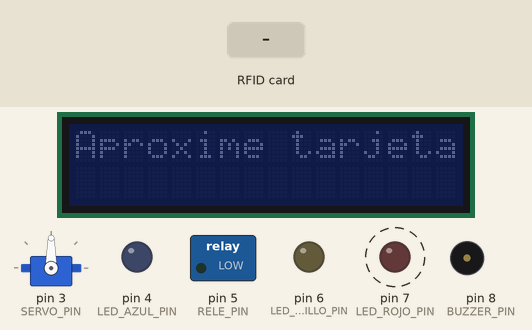
Recording of a program running on a simulated Arduino Uno, built with avr-gcc and run on an emulated ATmega328P. On the bench: servo, 16×2 character LCD, switched loads named in the program (green lamp = pin HIGH), output pins drawn as LEDs (lit = HIGH), buzzer (waves = sounding). Dashed ring = blinking. The inputs (shaded band) are chosen by the test bench. Random numbers use the default seed unless the program sets one; pins used as bus, display or sensor lines are not drawn; what the program prints to the serial monitor is not drawn.

Above: at 2.2 s.
2.4 s: RFID card AB 31 A6 1B held to the reader
At 3.4 s:
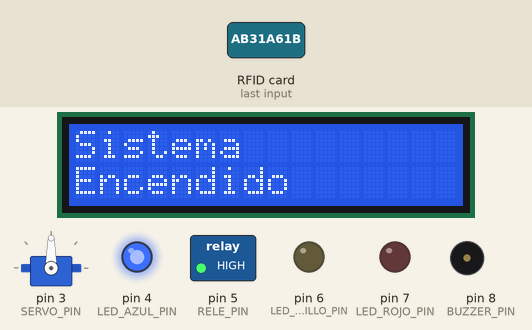
5.4 s: RFID card 5E 7A 19 C4 held to the reader
At 6.5 s:
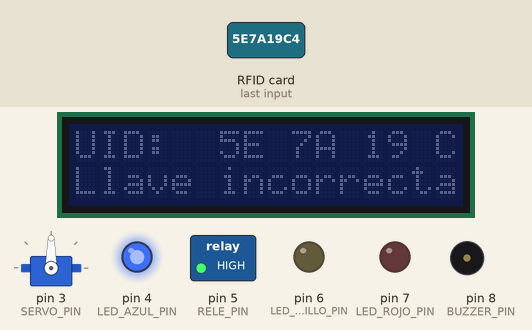
7.6 s: RFID card AB 31 A6 1B held to the reader
At 9.5 s:
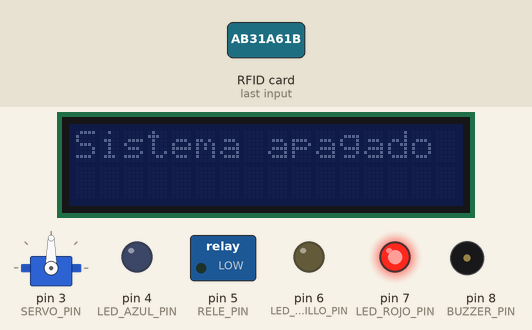
10.6 s: RFID card 5E 7A 19 C4 held to the reader
At 11.9 s:
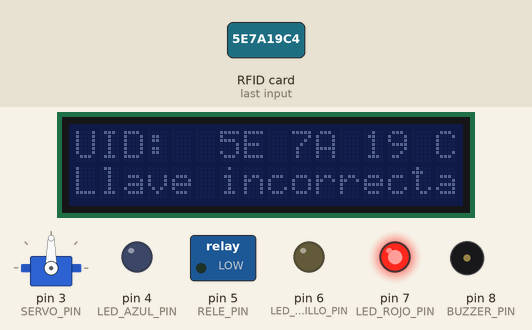
Timing chart, 0 to 14.6 s (numbered marks = the images above; inputs shaded):
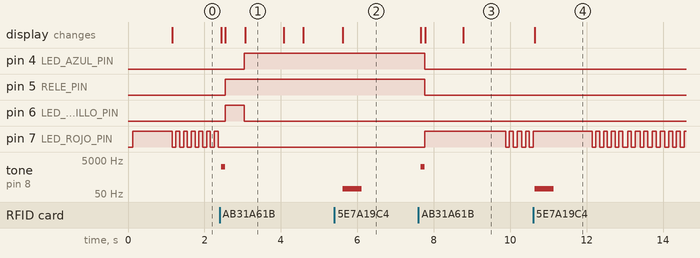

The program:

main.cpp
```cpp
#include <SPI.h>
#include <MFRC522.h>
#include <Wire.h>
#include <LCD.h>
#include <LiquidCrystal_I2C.h>
#include <Servo.h>

#define SS_PIN 10
#define RST_PIN 9
#define BUZZER_PIN 8
#define LED_ROJO_PIN 7
#define LED_AMARILLO_PIN 6
#define RELE_PIN 5
#define LED_AZUL_PIN 4
#define SERVO_PIN 3

Servo servoMotor;

MFRC522 rfid(SS_PIN, RST_PIN);
LiquidCrystal_I2C lcd(0x27, 2, 1, 0, 4, 5, 6, 7);

byte llavePermitida[] = {0xAB, 0x31, 0xA6, 0x1B};

bool sistemaEncendido = false;
unsigned long ultimoMovimientoServo = 0;
const unsigned long intervaloMovimientoServo = 59000;

void apagarSistema();
void encenderSistema();
void parpadeoRojo();
bool compararLlave(byte* uidLeido);
void moverServo();

void setup() {
  servoMotor.attach(SERVO_PIN);
  Serial.begin(9600);
  SPI.begin();
  rfid.PCD_Init();

  lcd.setBacklightPin(3, POSITIVE);
  lcd.setBacklight(HIGH);
  lcd.begin(16, 2);
  lcd.clear();

  pinMode(BUZZER_PIN, OUTPUT);
  pinMode(LED_ROJO_PIN, OUTPUT);
  pinMode(LED_AMARILLO_PIN, OUTPUT);
  pinMode(RELE_PIN, OUTPUT);
  pinMode(LED_AZUL_PIN, OUTPUT);

  apagarSistema();

  lcd.setCursor(0, 0);
  lcd.print("Aproxime tarjeta");
  Serial.println("Aproxime una tarjeta o llavero RFID...");
}

void loop() {
  if (sistemaEncendido) {
    moverServo();
  }

  if (!sistemaEncendido) {
    parpadeoRojo();
  }

  if (!rfid.PICC_IsNewCardPresent())
    return;

  if (!rfid.PICC_ReadCardSerial())
    return;

  Serial.print("UID de la tarjeta: ");
  lcd.clear();
  lcd.setCursor(0, 0);
  lcd.print("UID: ");
  for (byte i = 0; i < rfid.uid.size; i++) {
    Serial.print(rfid.uid.uidByte[i] < 0x10 ? " 0" : " ");
    Serial.print(rfid.uid.uidByte[i], HEX);
    lcd.print(rfid.uid.uidByte[i] < 0x10 ? " 0" : " ");
    lcd.print(rfid.uid.uidByte[i], HEX);
  }
  Serial.println();

  if (compararLlave(rfid.uid.uidByte)) {
    Serial.println("Llave correcta detectada.");
    lcd.setCursor(0, 1);
    lcd.print("Llave correcta");
    tone(BUZZER_PIN, 2000);
    delay(100);
    noTone(BUZZER_PIN);

    if (sistemaEncendido) {
      apagarSistema();
    } else {
      encenderSistema();
    }

  } else {
    Serial.println("Llave incorrecta.");
    lcd.setCursor(0, 1);
    lcd.print("Llave incorrecta");
    tone(BUZZER_PIN, 100);
    delay(500);
    noTone(BUZZER_PIN);
  }

  delay(1000);
}

bool compararLlave(byte* uidLeido) {
  for (byte i = 0; i < 4; i++) {
    if (uidLeido[i] != llavePermitida[i]) {
      return false;
    }
  }
  return true;
}

void parpadeoRojo() {
  static unsigned long ultimoCambio = 0;
  static bool estadoRojo = true;
  unsigned long tiempoActual = millis();

  if (tiempoActual - ultimoCambio >= 100) {
    estadoRojo = !estadoRojo;
    digitalWrite(LED_ROJO_PIN, estadoRojo ? HIGH : LOW);
    ultimoCambio = tiempoActual;
  }
}

void apagarSistema() {
  lcd.setBacklight(HIGH);
  sistemaEncendido = false;
  digitalWrite(LED_ROJO_PIN, HIGH);
  digitalWrite(LED_AMARILLO_PIN, LOW);
  digitalWrite(RELE_PIN, LOW);
  digitalWrite(LED_AZUL_PIN, LOW);
  Serial.println("Sistema apagado.");
  lcd.clear();
  lcd.setCursor(0, 0);
  lcd.print("Sistema apagado");
  delay(1000);
  lcd.setBacklight(LOW);
}

void encenderSistema() {
  lcd.setBacklight(HIGH);
  sistemaEncendido = true;
  digitalWrite(LED_ROJO_PIN, LOW);
  digitalWrite(LED_AMARILLO_PIN, HIGH);
  digitalWrite(RELE_PIN, HIGH);
  delay(500);
  digitalWrite(LED_AZUL_PIN, HIGH);
  digitalWrite(LED_AMARILLO_PIN, LOW);
  Serial.println("Sistema encendido.");
  lcd.clear();
  lcd.setCursor(0, 0);
  lcd.print("Sistema");
  lcd.setCursor(0, 1);
  lcd.print("Encendido");
  delay(1000);
  lcd.clear();
  lcd.setCursor(0, 0);
  lcd.print("Y tu proyecto");
  delay(500);
  lcd.setBacklight(LOW);
}

void moverServo() {
  unsigned long tiempoActual = millis();

  if (tiempoActual - ultimoMovimientoServo >= intervaloMovimientoServo) {
    int posicionAleatoria = random(0, 180);
    servoMotor.write(posicionAleatoria);
    ultimoMovimientoServo = tiempoActual;
  }
}
```

Measured:
- after the input at 2.4 s, pin 4 (LED_AZUL_PIN): LOW → HIGH after 0.64 s; pin 5 (RELE_PIN): LOW → HIGH after 0.14 s; pin 6 (LED_AMARILLO_PIN): LOW → HIGH after 0.14 s, → LOW 0.50 s later; tone on pin 8 (BUZZER_PIN): silent → 2000 Hz at once, → silent 0.10 s later; the display: first changes at once (image 1 shows a later state)
- after the input at 5.4 s, tone on pin 8 (BUZZER_PIN): silent → 100 Hz after 0.22 s, → silent 0.50 s later; the display: changes after 0.22 s (image 2)
- after the input at 7.6 s, pin 4 (LED_AZUL_PIN), pin 5 (RELE_PIN): HIGH → LOW after 0.16 s; pin 7 (LED_ROJO_PIN): LOW → HIGH after 0.16 s, then repeats every 0.20 s: LOW 0.10 s, HIGH 0.10 s; tone on pin 8 (BUZZER_PIN): silent → 2000 Hz after 0.06 s, → silent 0.10 s later; the display: first changes after 0.06 s (image 3 shows a later state)
- after the input at 10.6 s, tone on pin 8 (BUZZER_PIN): silent → 100 Hz at once, → silent 0.50 s later; the display: changes at once (image 4)
- by itself, pin 7 (LED_ROJO_PIN): alternates HIGH for 0.10 s and LOW for 0.10 s
- what the display in image 1 shows lasts 1.0 s, from 3.1 s to 4.1 s
